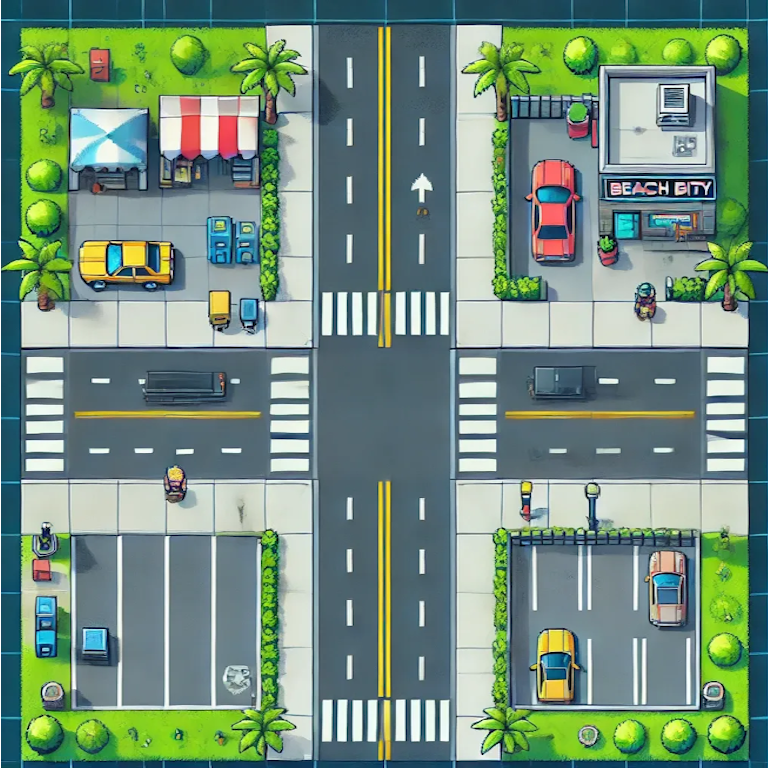
#> input picture src/utils/Tools/level1.png, 768 x 768 px
$ python slicer.py
#> lines starting #> are read from the running program, lines starting #| are printed output that depends on the picture
from PIL import Image, ImageDraw
import os
import json
import numpy as np
from hashlib import md5
import shutil

TILE_SIZE = 32
INPUT_IMAGE = "level1.png"
OUTPUT_DIR = "output/tiles/"
TILEMAP_PATH = "output/tilemap.json"
METADATA_PATH = "output/metadata.json"
VISUALIZATION_PATH = "output/visualization.png"

# Flag to enable perceptual similarity instead of exact matching
USE_PERCEPTUAL_MATCHING = True
# Tolerance for pixel differences (0-255)
SIMILARITY_THRESHOLD = 5


def get_tile_signature(tile, perceptual=USE_PERCEPTUAL_MATCHING):
    """
    Generate a signature for a tile for comparison purposes

    If perceptual=True, use a more forgiving comparison that ignores minor differences
    """
    if not perceptual:
        # Exact matching - use MD5 hash
        tile_data = np.array(tile)
        return md5(tile_data.tobytes()).hexdigest()
    else:
        # Perceptual matching - downsample and quantize colors
        small_tile = tile.resize((8, 8), Image.LANCZOS)  # Downsample to 8x8

        # Convert to numpy array for manipulation
        arr = np.array(small_tile)

        # Quantize color values to reduce sensitivity to minor variations
        arr = (arr // SIMILARITY_THRESHOLD) * SIMILARITY_THRESHOLD

        # Create a hash of this simplified representation
        return md5(arr.tobytes()).hexdigest()


def are_tiles_similar(tile1, tile2, threshold=SIMILARITY_THRESHOLD):
    """Check if tiles are visually similar by calculating pixel differences"""
    if not USE_PERCEPTUAL_MATCHING:
        return False  # Skip this check if not using perceptual matching

    # Convert to numpy arrays
    arr1 = np.array(tile1)
    arr2 = np.array(tile2)

    # Calculate mean absolute difference between tiles
    diff = np.abs(arr1.astype(np.int16) - arr2.astype(np.int16))
    mean_diff = np.mean(diff)

    # Tiles are similar if the average difference is below threshold
    return mean_diff < threshold


def find_similar_tile(tile, unique_tiles, tile_hashes):
    """
    Find an existing tile that's similar enough to the current one
    Returns the index of a similar tile, or None if no match
    """
    # First check using the faster hash method
    tile_sig = get_tile_signature(tile)
    if tile_sig in tile_hashes:
        return tile_hashes[tile_sig]

    # If perceptual matching is enabled, do a more thorough check
    if USE_PERCEPTUAL_MATCHING:
        for idx, existing_tile in enumerate(unique_tiles):
            if are_tiles_similar(tile, existing_tile):
                # Add this signature to the hash map to speed up future lookups
                tile_hashes[tile_sig] = idx
                return idx

    return None


def visualize_tilemap(image, tilemap, unique_count, output_path):
    """Create a visualization showing which tiles are duplicates"""
    # Create a copy of the original image
    vis_img = image.copy()
    draw = ImageDraw.Draw(vis_img)

    # Assign colors to unique tile IDs (cycling through a rainbow for visibility)
    colors = []
    for i in range(unique_count):
        # Generate a color based on the tile index
        hue = (i * 137) % 360  # Use golden angle to spread colors

        # Convert HSV to RGB (simplified - not perfect but good enough for visualization)
        h = hue / 60
        sector = int(h)
        f = h - sector

        p = 0
        q = int(255 * (1 - f))
        t = int(255 * f)
        v = 255

        if sector == 0:
            r, g, b = v, t, p
        elif sector == 1:
            r, g, b = q, v, p
        elif sector == 2:
            r, g, b = p, v, t
        elif sector == 3:
            r, g, b = p, q, v
        elif sector == 4:
            r, g, b = t, p, v
        else:
            r, g, b = v, p, q

        colors.append((r, g, b, 128))  # Semi-transparent

    # Draw grid and color each cell based on its tile ID
    width, height = image.size
    for y in range(len(tilemap)):
        for x in range(len(tilemap[y])):
            tile_id = tilemap[y][x]
            color = colors[tile_id % len(colors)]

            # Draw a colored rectangle
            draw.rectangle(
                [
                    x * TILE_SIZE,
                    y * TILE_SIZE,
                    (x + 1) * TILE_SIZE - 1,
                    (y + 1) * TILE_SIZE - 1,
                ],
                outline=(0, 0, 0, 255),
                fill=color,
            )

            # Add the tile ID number
            draw.text(
                (x * TILE_SIZE + 2, y * TILE_SIZE + 2),
                str(tile_id),
                fill=(255, 255, 255, 200),
            )

    # Save the visualization
    vis_img.save(output_path)
    print(f"Visualization saved to {output_path}")


def main():
    # Clean output directory if it exists
    if os.path.exists(OUTPUT_DIR):
        shutil.rmtree(OUTPUT_DIR)
    os.makedirs(OUTPUT_DIR, exist_ok=True)

    # Load and process the image
    img = Image.open(INPUT_IMAGE).convert("RGBA")
#> img is the input picture: PIL image 768x768 RGBA; mean R, G, B, A 115, 142.7, 124.6, 254.7
    width, height = img.size
#> width = 768; height = 768

    # Print initial info
    print(f"Image size: {width}x{height}")
#| Image size: 768x768
    print(f"Using {TILE_SIZE}x{TILE_SIZE} tiles")
    print(f"Perceptual matching: {'ON' if USE_PERCEPTUAL_MATCHING else 'OFF'}")
    if USE_PERCEPTUAL_MATCHING:
        print(f"Similarity threshold: {SIMILARITY_THRESHOLD}")

    # Collections to store tiles and mappings
    unique_tiles = []  # The actual tile images
    tile_hashes = {}  # Mapping from tile signature to index
    tilemap = []  # 2D grid of tile indices

    # Statistics
    total_tiles = 0
    duplicates_found = 0

    # Process the image tile by tile
    for y in range(0, height, TILE_SIZE):
        row = []
        for x in range(0, width, TILE_SIZE):
            total_tiles += 1

            # Extract the current tile
            tile = img.crop((x, y, x + TILE_SIZE, y + TILE_SIZE))

            # Try to find a match among existing tiles
            similar_idx = find_similar_tile(tile, unique_tiles, tile_hashes)

            if similar_idx is not None:
                # We found a similar tile - use its index
                row.append(similar_idx)
                duplicates_found += 1
            else:
                # This is a new unique tile
                new_idx = len(unique_tiles)
                unique_tiles.append(tile)

                # Add it to our hash map
                tile_sig = get_tile_signature(tile)
                tile_hashes[tile_sig] = new_idx

                # Save the tile image
                tile.save(f"{OUTPUT_DIR}tile_{new_idx:03d}.png")

                # Add to tilemap
                row.append(new_idx)

        tilemap.append(row)
#> this loop made 24 passes
#> pass 1, in main, `tile.save(f"{OUTPUT_DIR}tile_{new_idx:03d}.png")`:
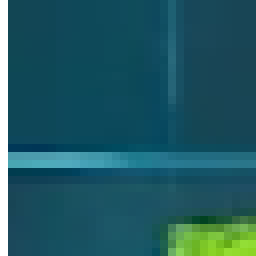
#> saved as tile_000.png: PIL image 32x32 RGBA (shown 8 times larger); mean R, G, B, A 24.6, 81, 90.6, 247; transparent parts drawn white
#> pass 1, in are_tiles_similar, `arr1 = np.array(tile1)`:
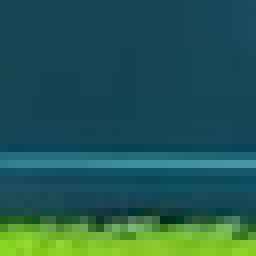
#> arr1: shape (32, 32, 4) (shown 8 times larger); mean R, G, B, A 35.9, 88.2, 83.5, 255
#> pass 1, in are_tiles_similar, `diff = np.abs(arr1.astype(np.int16) - arr2.astype(np.int16))`:
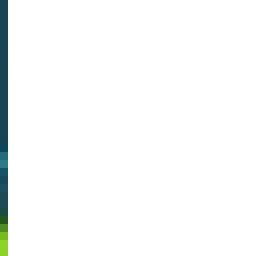
#> diff: shape (32, 32, 4) int16 (shown 8 times larger); mean R, G, B, A 16.6, 18.3, 15, 8; transparent parts drawn white
#> pass 1, in are_tiles_similar (call 2), `arr1 = np.array(tile1)`:
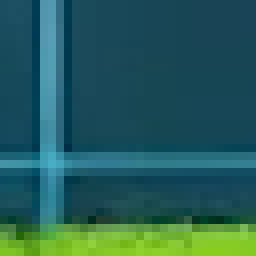
#> arr1: shape (32, 32, 4) (shown 8 times larger); mean R, G, B, A 37.3, 92.7, 89.6, 255
#> after the loop:
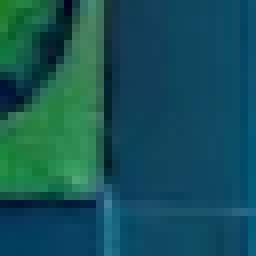
#> tile: PIL image 32x32 RGBA (shown 8 times larger); mean R, G, B, A 20.2, 81.7, 87.8, 255

    # Calculate stats and compression ratio
    unique_count = len(unique_tiles)
    compression = (
        (total_tiles - unique_count) / total_tiles * 100 if total_tiles > 0 else 0
    )

    # Save the tilemap
    with open(TILEMAP_PATH, "w") as f:
        json.dump(tilemap, f, indent=2)

    # Save metadata
    metadata = {
        "image_size": f"{width}x{height}",
        "tile_size": TILE_SIZE,
        "grid_size": f"{width//TILE_SIZE}x{height//TILE_SIZE}",
        "total_tiles": total_tiles,
        "unique_tiles": unique_count,
        "duplicates_found": duplicates_found,
        "compression_ratio": f"{compression:.2f}%",
        "perceptual_matching": USE_PERCEPTUAL_MATCHING,
        "similarity_threshold": SIMILARITY_THRESHOLD,
    }

    with open(METADATA_PATH, "w") as f:
        json.dump(metadata, f, indent=2)

    # Create a visualization
    visualize_tilemap(img, tilemap, unique_count, VISUALIZATION_PATH)
#> the loop in visualize_tilemap, `for y in range(len(tilemap)):` made 24 passes
#> in visualize_tilemap, `vis_img.save(output_path)`:
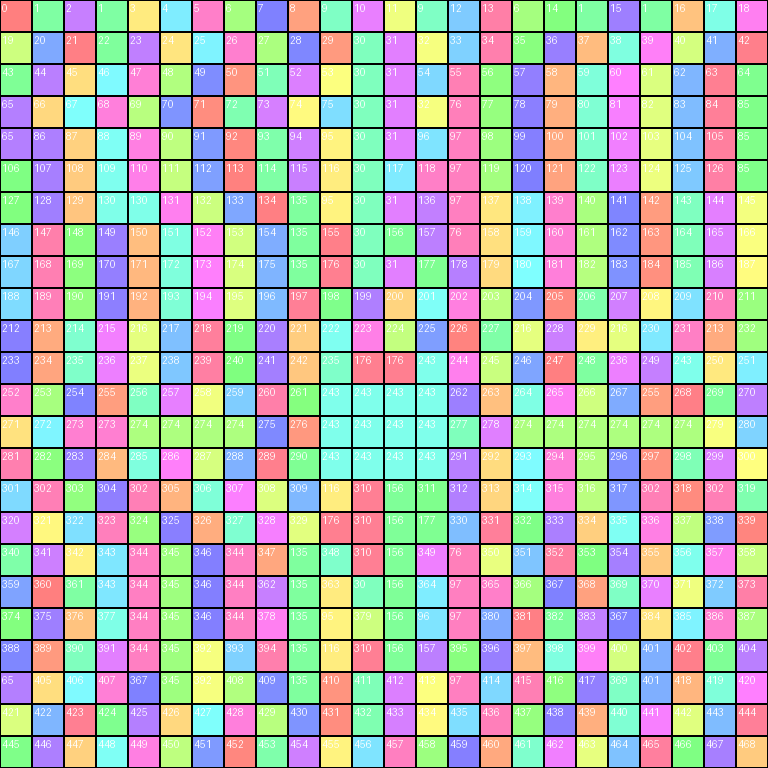
#> saved as visualization.png: PIL image 768x768 RGBA; mean R, G, B, A 113.1, 122.1, 114.1, 146.1; transparent parts drawn white

    # Print summary
    print("\n===== Results =====")
    print(f"Total tiles processed: {total_tiles}")
#| Total tiles processed: 576
    print(f"Unique tiles found: {unique_count}")
#| Unique tiles found: 469
    print(f"Duplicates found: {duplicates_found}")
#| Duplicates found: 107
    print(f"Compression ratio: {compression:.2f}%")
#| Compression ratio: 18.58%
    print(f"Tilemap saved to: {TILEMAP_PATH}")
    print(f"Tiles saved to: {OUTPUT_DIR}")
    print(f"Visualization saved to: {VISUALIZATION_PATH}")


if __name__ == "__main__":
    main()
